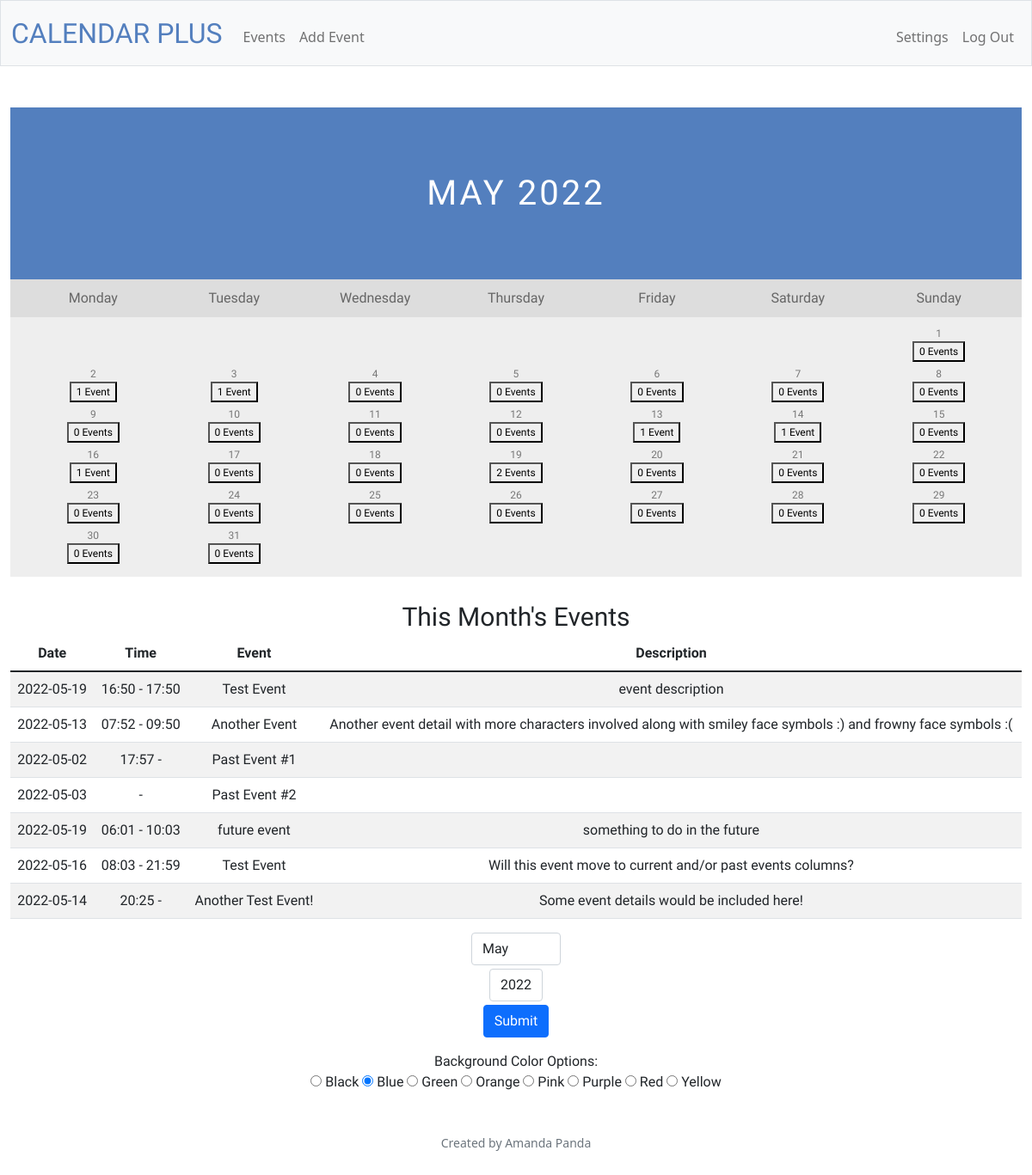
The page / (signed in) on the database its author committed.
### tables this page shows
CREATE TABLE events(id INTEGER PRIMARY KEY AUTOINCREMENT NOT NULL, creator INTEGER NOT NULL, title TEXT NOT NULL, date DATE NOT NULL, starttime TIME, endtime TIME, details TEXT);

### app.py (the view)
@app.route("/", methods=["GET", "POST"])
@login_required
def index():
    months = {
        1: "January",
        2: "February",
        3: "March",
        4: "April",
        5: "May",
        6: "June",
        7: "July",
        8: "August",
        9: "September",
        10: "October",
        11: "November",
        12: "December",
    }
    years = []
    x = range(1900, 2201, 1)
    for n in x:
        years.append(n)
    days = []
    y = range(1, 32, 1)
    for n in y:
        days.append("%02d" % n)
    if request.method == "POST":
        if request.form.get("cal") == "2":
            try:
                month = int(request.form.get("month"))
                year = int(request.form.get("year"))
            except ValueError:
                return apology("invalid submission", 400)
            if month < 1 or month > 12 or year < 1900 or year > 2200:
                return apology("invalid submission", 400)
            cal = calendar.monthcalendar(year,month)
            this_month = months[month]
            if month == 12:
                search_year = year + 1
                search_month1 = "12"
                search_month2 = "01"
            elif month > 9:
                search_year = year
                search_month1 = str(month)
                search_month2 = str(month + 1)
            elif month == 9:
                search_year = year
                search_month1 = "09"
                search_month2= "10"
            else:
                search_year = year
                search_month1 = "0" + str(month)
                search_month2 = "0" + str(month + 1)
            date1 = str(year) + "-" + search_month1 + "-01"
            date2 = str(search_year) + "-" + search_month2 + "-01"
            yearmonth = str(year) + "-" + search_month1
            events = db.execute("SELECT title, date, starttime, endtime, details FROM events WHERE creator = ? and date BETWEEN ? AND ?", session.get("user_id"), date1, date2)
            num_of_events = []
            for day in days:
                current = yearmonth + "-" + day
                z = db.execute("SELECT COUNT(date) AS count FROM events WHERE date = ?", current)[0]["count"]
                num_of_events.append(z)
            return render_template("index.html", cal=cal, year=year, years=years, month=month, months=months, this_month=this_month, events=events, yearmonth=yearmonth, num_of_events=num_of_events)
        else:
            return apology("invalid submission", 400)
    else:
        today = date.today()
        year = today.year
        month = today.month
        this_month = months[month]
        cal = calendar.monthcalendar(year,month)
        if month == 12:
            search_year = year + 1
            search_month1 = "01"
        elif month > 9:
            search_year = year
            search_month1 = month
            search_month2 = month + 1
        elif month == 9:
            search_year = year
            search_month1 = "09"
            search_month2= "10"
        else:
            search_year = year
            search_month1 = "0" + str(month)
            search_month2 = "0" + str(month + 1)
        date1 = str(year) + "-" + search_month1 + "-01"
        date2 = str(search_year) + "-" + search_month2 + "-01"
        yearmonth = str(year) + "-" + search_month1
        events = db.execute("SELECT title, date, starttime, endtime, details FROM events WHERE creator = ? and date BETWEEN ? AND ?", session.get("user_id"), date1, date2)
        num_of_events = []
        for day in days:
            current = yearmonth + "-" + day
            z = db.execute("SELECT COUNT(date) AS count FROM events WHERE date = ?", current)[0]["count"]
            num_of_events.append(z)
        return render_template("index.html", cal=cal, year=year, years=years, month=month, months=months, this_month=this_month, events=events, yearmonth=yearmonth, num_of_events=num_of_events)

### app.py (called while the page is built)
@app.after_request
def after_request(response):
    response.headers["Cache-Control"] = "no-cache, no-store, must-revalidate"
    response.headers["Expires"] = 0
    response.headers["Pragma"] = "no-cache"
    return response

### helpers.py (called while the page is built)
def login_required(f):
    @wraps(f)
    def decorated_function(*args, **kwargs):
        if session.get("user_id") is None:
            return redirect("/login")
        return f(*args, **kwargs)
    return decorated_function

### templates/index.html (shortened to what this page needs)
{% extends "layout.html" %}
{% block main %}
<div class="font-fred">
<div id="title" class="month">
    <ul>
        <li>{{ this_month }} <span>{{ year }}</span></li>
    </ul>
</div>
<ul class="struc weekdays d-none d-lg-block">
    <li>Monday</li>
    <li>Tuesday</li>
    <li>Wednesday</li>
    <li>Thursday</li>
    <li>Friday</li>
    <li>Saturday</li>
    <li>Sunday</li>
</ul>
<ul class="struc days">
    {% for row in cal %}
        {% for row in row %}
            {% if row == 0 %}
                <li> </li>
            {% else %}
                <li>{{ row }}
                    {% if num_of_events[row - 1] == 1 %}
                    <div>
                        <button> {{ num_of_events[row - 1] }} Event</button>
                    </div>
                    {% else %}
                    <div>
                        <button> {{ num_of_events[row - 1] }} Events</button>
                    </div>
                    {% endif %}
                </li>
            {% endif %}
        {% endfor %}
    {% endfor %}
</ul>
<div id="thismonth" class="mt-4">This Month's Events</div>
<table class="table table-striped">
    <thead>
        <tr>
            <th scope="col">Date</th>
            <th scope="col">Time</th>
            <th scope="col">Event</th>
            <th scope="col">Description</th>
        </tr>
    </thead>
    <tbody>
        {% for row in events %}
            <tr>
                <td>{{ row.date}}</td>
                <td>{{ row.starttime }} - {{ row.endtime }}</td>
                <td>{{ row.title }}</td>
                <td>{{ row.details }}</td>
            </tr>
        {% endfor %}
    </tbody>
</table>
<div class="container">
        <form action="/" method="post">
            <div class="mb-3">
                <select class="form-control mx-auto w-auto mb-1" name="month" required>
                    {% for key, value in months.items() %}
                        {% if key == month %}
                            <option selected value="{{ key }}"> {{ value }}</option>
                        {% else %}
                            <option value="{{ key }}">{{ value }}</option>
                        {% endif %}
                    {% endfor %}
                </select>
                <select class="form-control mx-auto w-auto mb-1" name="year" required>
                    {% for row in years %}
                        {% if row == year %}
                            <option selected value="{{ row }}">{{ row }}</option>
                        {% else %}
                            <option value="{{ row }}">{{ row }}</option>
                        {% endif %}
                    {% endfor %}
                </select>
            <button class="btn btn-primary" type="submit">Submit</button>
            </div>
        </form>
</div>
<div class="mt-3">
    <span>Background Color Options: </span>
    <form id="colorForm" name="colorForm">
        <span><input type="radio" id="color1" name="colors" value="black">
        <label for="black">Black </label></span>
        <span><input type="radio" checked id="color2" name="colors" value="blue">
        <label for="blue">Blue </label></span>
        <span><input type="radio" id="color3" name="colors" value="green">
        <label for="green">Green </label></span>
        <span><input type="radio" id="color4" name="colors" value="orange">
        <label for="orange">Orange </label></span>
        <span><input type="radio" id="color5" name="colors" value="pink">
        <label for="pink">Pink </label></span>
        <span><input type="radio" id="color6" name="colors" value="purple">
        <label for="purple">Purple </label></span>
        <span><input type="radio" id="color7" name="colors" value="red">
        <label for="red">Red </label></span>
        <span><input type="radio" id="color8" name="colors" value="yellow">
        <label for="yellow">Yellow </label></span>
    </form>
</div>
</div>
{% endblock %}

### templates/layout.html (shortened to what this page needs)
<!DOCTYPE html>
<html lang="en">
    <head>
        <link href="https://cdn.jsdelivr.net/npm/bootstrap@5.1.3/dist/css/bootstrap.min.css" rel="stylesheet">
        <link href="/static/styles.css" rel="stylesheet">
    </head>
    <body>
        <nav class="bg-light border navbar navbar-expand-md navbar-light">
            <div class="container-fluid">
                <a class="navbar-brand" href="/"><span class="color font-elite">CALENDAR PLUS</span></a>
                <div class="collapse navbar-collapse" id="navbar">
                    {% if session["user_id"] %}
                        <ul class="navbar-nav me-auto mt-2">
                            <li class="nav-item"><a class="nav-link" href="/events">Events</a></li>
                            <li class="nav-item"><a class="nav-link" href="/addevent">Add Event</a></li>
                        </ul>
                        <ul class="navbar-nav ms-auto mt-2">
                            <li class="nav-item"><a class="nav-link" href="/settings">Settings</a></li>
                            <li class="nav-item"><a class="nav-link" href="/logout">Log Out</a></li>
                        </ul>
                    {% else %}
                        <ul class="navbar-nav ms-auto mt-2">
                            <li class="nav-item"><a class="nav-link" href="/register">Register</a></li>
                            <li class="nav-item"><a class="nav-link" href="/login">Log in</a></li>
                        </ul>
                    {% endif %}
                </div>
            </div>
        </nav>
        <main class="container-fluid py-5 text-center">
            {% block main %}{% endblock %}
        </main>
        <footer class="mb-5 small text-center text-muted">
            Created by Amanda Panda
        </footer>
    </body>
</html>

### static/styles.css (style rules this page uses)
nav .navbar-brand { font-size: xx-large; }
nav .navbar-brand .color { color: #537fbe; }
#title { padding: 70px 25px; width: 100%; background: #9873AC;; text-align: center; }
.month ul { margin: 0; padding: 0; list-style-type: none; }
.month ul li { color: white; font-size: 40px; text-transform: uppercase; letter-spacing: 3px; }
.weekdays { margin: 0; padding: 10px 0; background-color: #ddd; }
.weekdays li { display: inline-block; width: 13.6%; color: #666; text-align: center; }
.days { padding: 10px 0; background: #eee; margin: 0; }
.days li { display: inline-block; width: 13.6%; text-align: center; margin-bottom: 5px; font-size: 12px; color: #777; }
.font-elite { font-family: 'Special Elite', cursive; }
.font-fred { font-family: 'Fredericka the Great', cursive; }
#thismonth { font-size: 30px; }

### rows shown on the page
events: date "2022-05-19", starttime "16:50", endtime "17:50", title "Test Event", details "event description"
events: date "2022-05-13", starttime "07:52", endtime "09:50", title "Another Event", details "Another event detail with more characters involved along with smiley face symbols :) and frowny face symbols :("
events: date "2022-05-02", starttime "17:57", title "Past Event #1"
events: date "2022-05-03", title "Past Event #2"
events: date "2022-05-19", starttime "06:01", endtime "10:03", title "future event", details "something to do in the future"
events: date "2022-05-16", starttime "08:03", endtime "21:59", title "Test Event", details "Will this event move to current and/or past events columns?"
events: date "2022-05-14", starttime "20:25", title "Another Test Event!", details "Some event details would be included here!"

### other values the page prints
{{ row }} "1" "2" "3" "4" "5" "6" "7" "8" "9" "10" "11" "12" "13" "14" "15" "16" "17" "18" "19" "20" "21" "22" "23" "24" "25" "26" "27" "28" "29" "30" "31"
{{ num_of_events[row - 1] }} "0" "0" "0" "0" "0" "0" "0" "0" "0" "0" "0" "0" "0" "2" "0" "0" "0" "0" "0" "0" "0" "0" "0" "0" "0" "0"
{{ num_of_events[row - 1] }} "1" "1" "1" "1" "1"
form field month "May"
form field year "2022"
